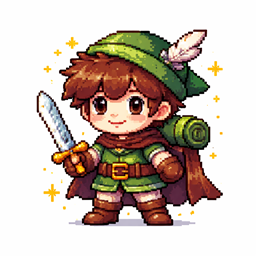
#> input picture tests/assets/official_set/07_pixel_art_character.png, 256 x 256 px
$ python check_actual_colors.py
#> lines starting #> are read from the running program, lines starting #| are printed output that depends on the picture
### app/infrastructure/image_processing/pillow_image_resizer.py
from __future__ import annotations

import io
from typing import List, Tuple
from PIL import Image, UnidentifiedImageError

from app.application.ports.image_resizer import ImageResizer
from app.domain.model.pattern import RGB

_RESAMPLING_MAP = {
    "lanczos": Image.Resampling.LANCZOS,
    "bilinear": Image.Resampling.BILINEAR,
    "nearest": Image.Resampling.NEAREST,
}


class PillowImageResizer(ImageResizer):
    # [6 lines left out: function get_image_size, not called in this run]

    def load_and_resize(
        self,
        image_bytes: bytes,
        width: int,
        height: int,
        resampling: str = "lanczos",
    ) -> List[List[RGB]]:
#> called with width = 256, height = 256, resampling = 'nearest'
        if width <= 0 or height <= 0:
            raise ValueError("width and height must be > 0")
        try:
            img = Image.open(io.BytesIO(image_bytes))
#> img is the input picture: PIL image 256x256 RGBA; mean R, G, B, A 203.9, 190.2, 180.8, 255
        except (UnidentifiedImageError, IOError, OSError) as e:
            raise ValueError(f"Invalid image data: {e}")

        img = img.convert("RGB")
#> img: PIL image 256x256 RGB
        filter_ = _RESAMPLING_MAP.get(resampling, Image.Resampling.LANCZOS)
        img = img.resize((width, height), filter_)

        pixels: List[List[RGB]] = []
        for y in range(height):
            row: List[RGB] = []
            for x in range(width):
                r, g, b = img.getpixel((x, y))
                row.append((r, g, b))
            pixels.append(row)
#> after the loop, pixels = 256 items
        return pixels

### app/application/use_cases/convert_image_to_pattern.py
from __future__ import annotations

from dataclasses import dataclass
from typing import List, Optional

from app.application.ports.image_resizer import ImageResizer
from app.domain.data.dmc_colors import DmcColor
from app.domain.model.pattern import Pattern, PatternGrid
from app.domain.services.color_matching import select_palette
from app.domain.services.confetti import reduce_confetti
from app.domain.services.image_mode_detector import DeterministicHeuristicImageModeDetector

_mode_detector = DeterministicHeuristicImageModeDetector()

_RESAMPLING_FOR_MODE = {
    "pixel_art": "nearest",
    "drawing": "bilinear",
    "photo": "lanczos",
}


@dataclass(frozen=True)
class ConvertImageRequest:
    image_data: bytes
    num_colors: int
    target_width: Optional[int] = None
    target_height: Optional[int] = None
    min_frequency_pct: float = 1.0
    processing_mode: str = "auto"  # "auto" | "photo" | "drawing" | "pixel_art"


@dataclass(frozen=True)
class ConvertImageResult:
    pattern: Pattern
    dmc_colors: List[DmcColor]


class ConvertImageToPattern:
    def __init__(self, image_resizer: ImageResizer):
        self._image_resizer = image_resizer

    def execute(self, request: ConvertImageRequest) -> ConvertImageResult:
        if request.target_width is None or request.target_height is None:
            img_w, img_h = self._image_resizer.get_image_size(request.image_data)
            target_width = request.target_width or img_w
            target_height = request.target_height or img_h
        else:
            target_width = request.target_width
            target_height = request.target_height

        # Determine effective processing mode
        mode = request.processing_mode
        if mode == "auto":
            thumbnail = self._image_resizer.load_and_resize(
                request.image_data, 64, 64, resampling="nearest"
            )
            mode = _mode_detector.detect(thumbnail).mode

        resampling = _RESAMPLING_FOR_MODE.get(mode, "lanczos")
        min_freq = 0.0 if mode == "pixel_art" else request.min_frequency_pct

        pixels = self._image_resizer.load_and_resize(
            request.image_data, target_width, target_height, resampling=resampling,
        )
#> pixels = 256 items

        palette, index_grid, dmc_list = select_palette(
            pixels, request.num_colors, min_freq
        )
#> in select_palette, `height = len(pixels)`: height = 256
#> in select_palette, `total_pixels = height * width`: total_pixels = 65536
        if mode != "pixel_art":
            index_grid = reduce_confetti(index_grid)

        grid = PatternGrid(
            width=target_width,
            height=target_height,
            cells=index_grid,
        )

        pattern = Pattern(grid=grid, palette=palette)
        return ConvertImageResult(pattern=pattern, dmc_colors=dmc_list)

### app/domain/services/color_matching.py
"""
Color matching service for mapping RGB colors to DMC embroidery thread colors.

Uses CIE LAB color space with Delta E (CIE76) for perceptually accurate matching.
The hot path (select_palette) is vectorised with NumPy for practical performance;
the scalar helpers (rgb_to_lab, find_nearest_dmc) are kept for single-pixel use.
"""

from __future__ import annotations

import math
from collections import Counter
from typing import List, Optional, Tuple

import numpy as np

from app.domain.data.dmc_colors import DMC_COLORS, DmcColor
from app.domain.exceptions import DomainException
from app.domain.model.pattern import Palette, RGB

# ---------------------------------------------------------------------------
# Tuneable constants (module-level)
# ---------------------------------------------------------------------------

#: Pixels are processed in this many rows at a time to cap peak memory.
#: At 1024 rows × ~450 DMC colors × 3 channels × 4 bytes ≈ 5.5 MB per chunk.
_BATCH_SIZE: int = 1024

#: Hard upper limit on unique colors passed to find_nearest_dmc_batch.
#: Images exceeding this are rejected before allocating any large arrays.
MAX_UNIQUE_COLORS: int = 500_000

# ---------------------------------------------------------------------------
# Module-level caches
# ---------------------------------------------------------------------------

# Scalar cache: list of (DmcColor, LAB tuple) — used by find_nearest_dmc
_dmc_lab_cache: Optional[List[Tuple[DmcColor, Tuple[float, float, float]]]] = None

# NumPy cache: ordered list of DmcColor + corresponding (N_dmc, 3) LAB array
_dmc_colors_ordered: Optional[List[DmcColor]] = None
_dmc_lab_array: Optional[np.ndarray] = None  # shape (N_dmc, 3), float64


# ---------------------------------------------------------------------------
# Scalar colour-space helpers (public — used by tests and find_nearest_dmc)
# ---------------------------------------------------------------------------

def rgb_to_lab(rgb: RGB) -> Tuple[float, float, float]:
    """Convert an sRGB color to CIE LAB color space.

    Uses the standard sRGB -> XYZ -> LAB conversion with D65 illuminant.
    """
    r, g, b = rgb[0] / 255.0, rgb[1] / 255.0, rgb[2] / 255.0

    r = _srgb_to_linear(r)
    g = _srgb_to_linear(g)
    b = _srgb_to_linear(b)

    x = r * 0.4124564 + g * 0.3575761 + b * 0.1804375
    y = r * 0.2126729 + g * 0.7151522 + b * 0.0721750
    z = r * 0.0193339 + g * 0.1191920 + b * 0.9503041

    x /= 0.95047
    y /= 1.00000
    z /= 1.08883

    x = _lab_f(x)
    y = _lab_f(y)
    z = _lab_f(z)

    L = 116.0 * y - 16.0
    a = 500.0 * (x - y)
    b_val = 200.0 * (y - z)

    return (L, a, b_val)


def _srgb_to_linear(c: float) -> float:
    if c <= 0.04045:
        return c / 12.92
    return ((c + 0.055) / 1.055) ** 2.4


def _lab_f(t: float) -> float:
    if t > (6.0 / 29.0) ** 3:
        return t ** (1.0 / 3.0)
    return t / (3.0 * (6.0 / 29.0) ** 2) + 4.0 / 29.0


# [32 lines left out: functions delta_e, _get_dmc_lab_table, find_nearest_dmc, not called in this run]


# ---------------------------------------------------------------------------
# Vectorised NumPy batch matcher
# ---------------------------------------------------------------------------

def _get_dmc_numpy_cache() -> Tuple[List[DmcColor], np.ndarray]:
    """Return (ordered DmcColor list, LAB array of shape (N_dmc, 3)), cached."""
    global _dmc_colors_ordered, _dmc_lab_array
    if _dmc_lab_array is None:
        colors = list(DMC_COLORS.values())
        _dmc_colors_ordered = colors
        labs = np.array(
            [rgb_to_lab((c.r, c.g, c.b)) for c in colors], dtype=np.float64
        )  # (N_dmc, 3)
        _dmc_lab_array = labs
    return _dmc_colors_ordered, _dmc_lab_array  # type: ignore[return-value]


def _rgb_array_to_lab(rgb: np.ndarray) -> np.ndarray:
    """Vectorised sRGB -> CIE LAB conversion.

    Args:
        rgb: uint8 array of shape (N, 3)

    Returns:
        float64 array of shape (N, 3) with [L, a, b] columns
    """
    f = rgb.astype(np.float64) / 255.0

    # sRGB -> linear RGB
    linear = np.where(f <= 0.04045, f / 12.92, ((f + 0.055) / 1.055) ** 2.4)

    # Linear RGB -> XYZ (D65)
    M = np.array([
        [0.4124564, 0.3575761, 0.1804375],
        [0.2126729, 0.7151522, 0.0721750],
        [0.0193339, 0.1191920, 0.9503041],
    ], dtype=np.float64)
    xyz = linear @ M.T  # (N, 3)

    # Normalise by D65 white point
    xyz[:, 0] /= 0.95047
    xyz[:, 2] /= 1.08883

    # f function (vectorised)
    delta = (6.0 / 29.0) ** 3
    slope = 1.0 / (3.0 * (6.0 / 29.0) ** 2)
    xyz_f = np.where(xyz > delta, xyz ** (1.0 / 3.0), slope * xyz + 4.0 / 29.0)

    L = 116.0 * xyz_f[:, 1] - 16.0
    a = 500.0 * (xyz_f[:, 0] - xyz_f[:, 1])
    b = 200.0 * (xyz_f[:, 1] - xyz_f[:, 2])

    return np.stack([L, a, b], axis=1)  # (N, 3)


def find_nearest_dmc_batch(rgb_pixels: np.ndarray) -> np.ndarray:
    """Return the index into DMC_COLORS (ordered list) nearest to each pixel.

    Processes pixels in chunks of _BATCH_SIZE to avoid allocating the full
    (N, N_dmc, 3) broadcast array at once, which causes OOM for large N.

    Args:
        rgb_pixels: uint8 array of shape (N, 3)

    Returns:
        int64 array of shape (N,) — index into list(DMC_COLORS.values())

    Raises:
        DomainException: if N exceeds MAX_UNIQUE_COLORS.
    """
    n = rgb_pixels.shape[0]
    if n > MAX_UNIQUE_COLORS:
        raise DomainException(
            f"Too many unique colors ({n}). "
            f"Maximum supported is {MAX_UNIQUE_COLORS}. "
            "Reduce image size or number of colors before matching."
        )

    _, dmc_labs = _get_dmc_numpy_cache()  # (N_dmc, 3) float64
    # Use float32 to halve the memory footprint of each chunk
    dmc_labs_f32 = dmc_labs.astype(np.float32)  # (N_dmc, 3)

    pixel_labs = _rgb_array_to_lab(rgb_pixels).astype(np.float32)  # (N, 3)

    result = np.empty(n, dtype=np.int64)

    for start in range(0, n, _BATCH_SIZE):
        end = min(start + _BATCH_SIZE, n)
        chunk = pixel_labs[start:end]  # (chunk_size, 3)
        # (chunk_size, N_dmc, 3) — only this chunk is broadcast, not the whole array
        diff = chunk[:, np.newaxis, :] - dmc_labs_f32[np.newaxis, :, :]
        dist_sq = np.sum(diff ** 2, axis=2)  # (chunk_size, N_dmc)
        result[start:end] = np.argmin(dist_sq, axis=1)
#> this loop made 20 passes
#> pass 1, in find_nearest_dmc_batch, `diff = chunk[:, np.newaxis, :] - dmc_labs_f32[np.newaxis, :, :]`:
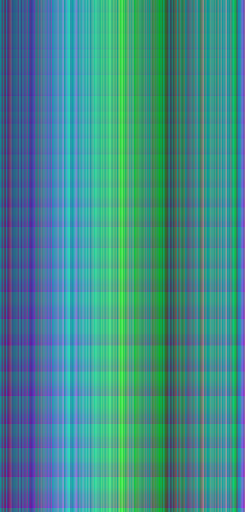
#> diff: shape (1024, 489, 3) float32 (shown at 1/2 size); mean of channels 0, 1, 2 -56.9, -9.4, -10.8; drawn with min black and max white
#> pass 1, in find_nearest_dmc_batch, `dist_sq = np.sum(diff ** 2, axis=2)`:
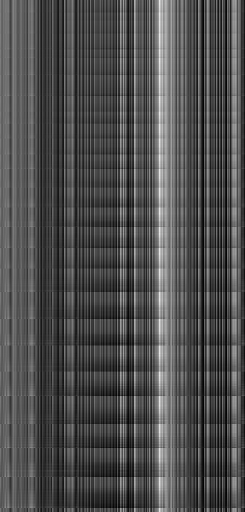
#> dist_sq: shape (1024, 489) float32 (shown at 1/2 size); min 0, max 16422.1, mean 5090.6; drawn with min black and max white
#> pass 2, in find_nearest_dmc_batch, `diff = chunk[:, np.newaxis, :] - dmc_labs_f32[np.newaxis, :, :]`:
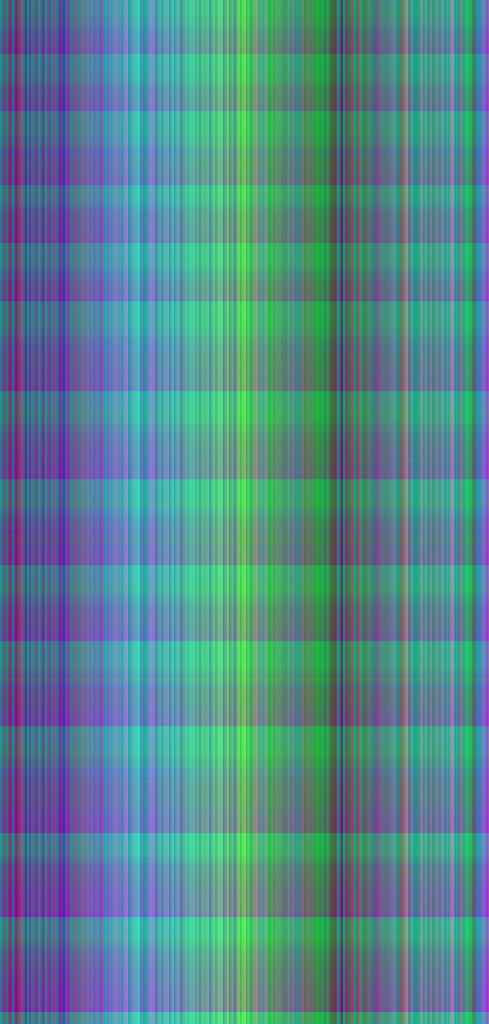
#> diff: shape (1024, 489, 3) float32; mean of channels 0, 1, 2 -47.3, -11.6, -7.3; drawn with min black and max white

    return result


# ---------------------------------------------------------------------------
# select_palette — vectorised hot path
# ---------------------------------------------------------------------------

def select_palette(
    pixels: List[List[RGB]], num_colors: int, min_frequency_pct: float = 1.0
) -> Tuple[Palette, List[List[int]], List[DmcColor]]:
    """Map a 2D pixel grid to a DMC palette with at most num_colors colors.

    num_colors is a maximum — the palette may be smaller if the image contains
    fewer distinct colors or the frequency threshold removes rare ones.

    min_frequency_pct: DMC colors covering fewer than this percentage of total
    pixels are treated as noise/artifacts and merged into the nearest surviving color.
    Set to 0.0 to disable filtering. Default is 1.0 (1%).

    Returns:
        palette:  Palette with the selected DMC RGB colors
        grid:     2D list of palette indices (same shape as input)
        dmc_list: ordered DmcColor list matching palette indices
    """
    height = len(pixels)
    width = len(pixels[0]) if height else 0
    total_pixels = height * width

    dmc_colors_ordered, _ = _get_dmc_numpy_cache()

    # ------------------------------------------------------------------
    # Step 1: Deduplicate unique RGB values and run the batch matcher
    # only once per unique colour.
    # ------------------------------------------------------------------
    flat_rgb = np.array(
        [pixel for row in pixels for pixel in row], dtype=np.uint8
    )  # (total_pixels, 3)

    unique_rgb, inverse = np.unique(flat_rgb, axis=0, return_inverse=True)
    # unique_rgb: (U, 3),  inverse: (total_pixels,) — maps each pixel to its unique index

    dmc_indices_for_unique = find_nearest_dmc_batch(unique_rgb)  # (U,)

    # Expand back to the full flat grid
    flat_dmc_indices = dmc_indices_for_unique[inverse]  # (total_pixels,)

    # ------------------------------------------------------------------
    # Step 2: Count frequency of each matched DMC colour
    # ------------------------------------------------------------------
    frequency: Counter[int] = Counter(flat_dmc_indices.tolist())
#> frequency = 345 items
#> (the rest of the program and of its run is left out)
